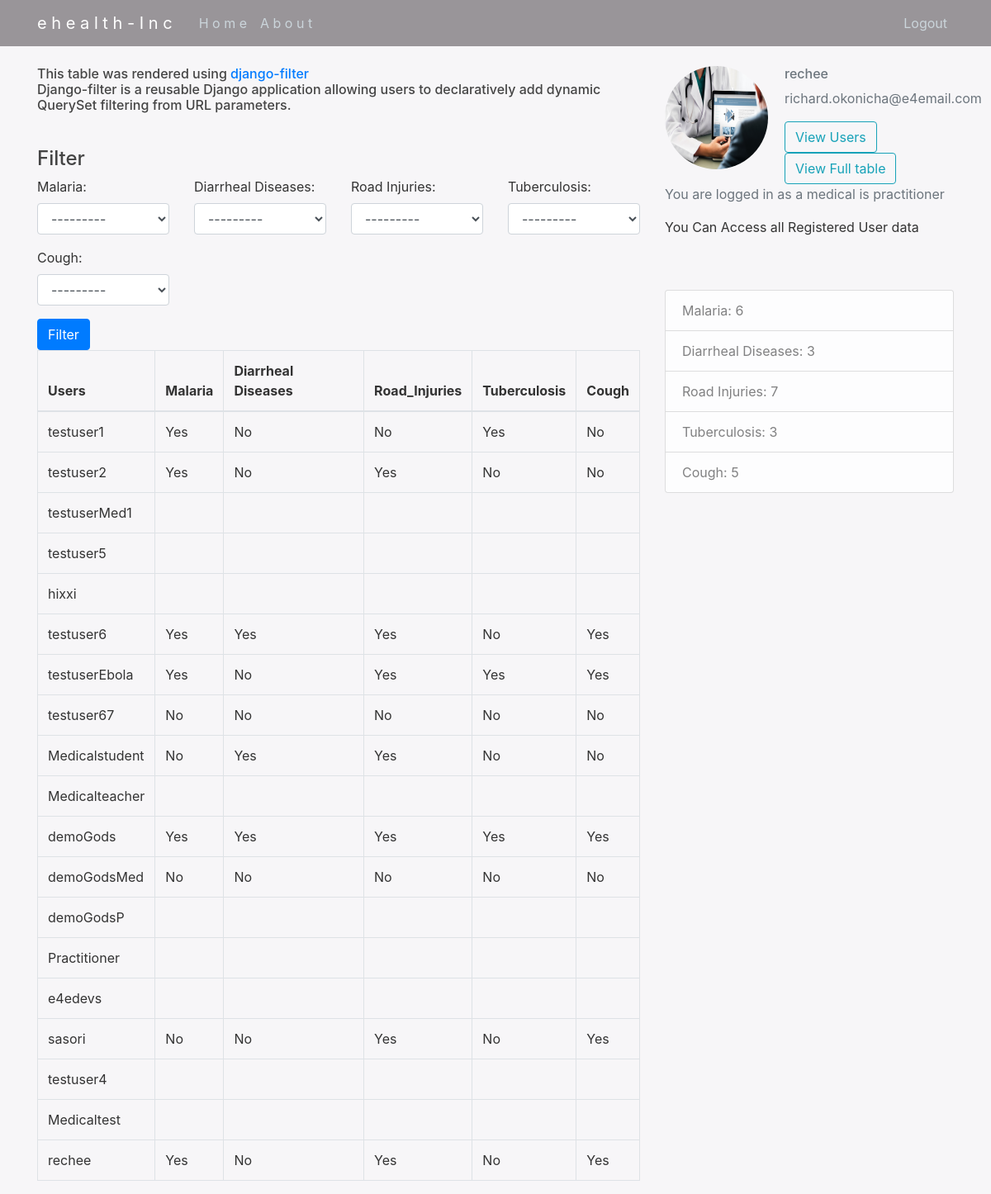
Before: /tables/ (signed in) with the older database file.
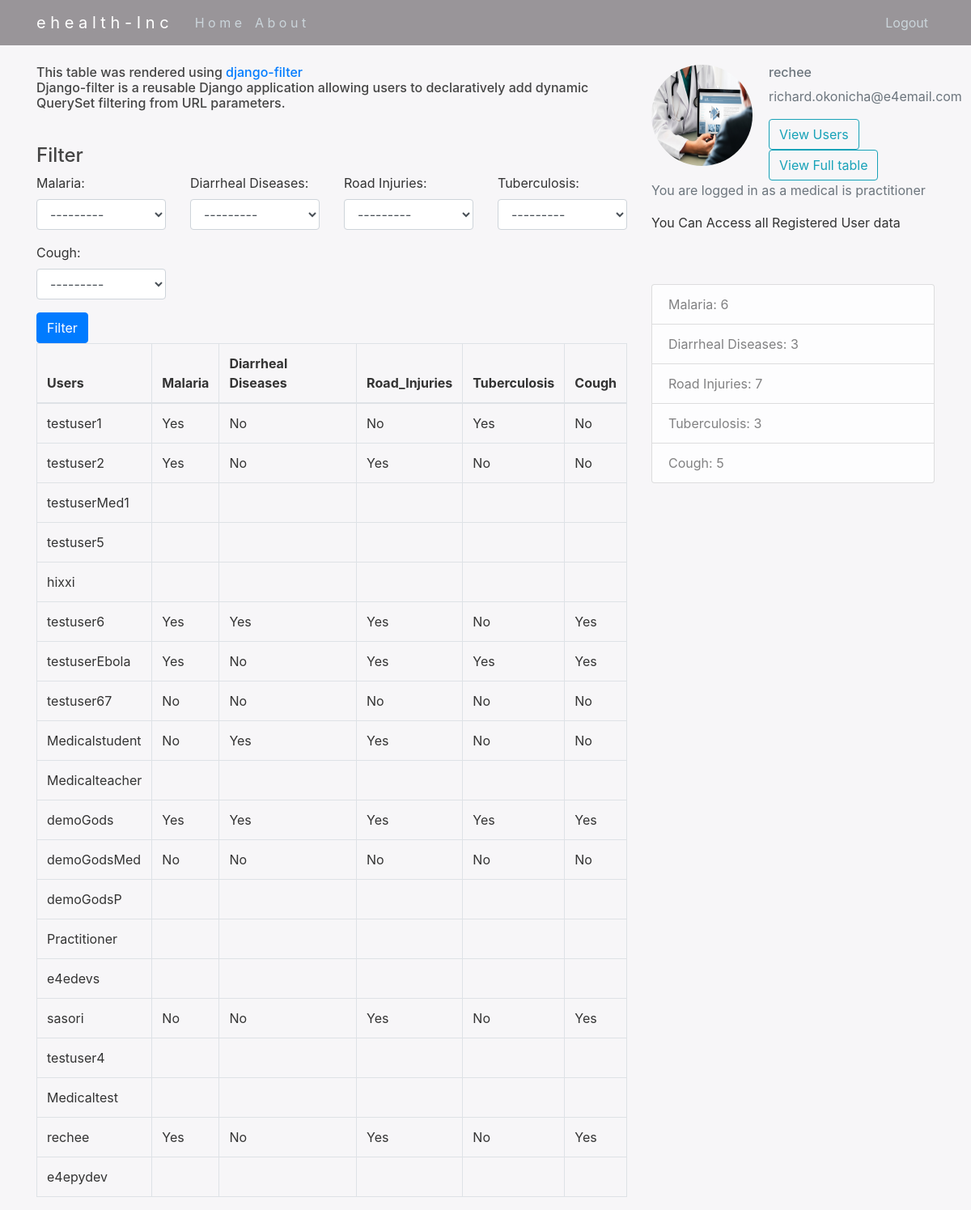
After: the same page with the newer database file.
### ehealthApp/models.py (models this page shows, shortened)
class Profile(models.Model):
    choices = (("Yes", 'Yes'), ("No", 'No'))
    user = models.OneToOneField(User, on_delete=models.CASCADE)
    image = models.ImageField(default='default.jpg', upload_to='profile_pics')
    Email = models.EmailField(default='none@email.com')
    Malaria = models.CharField(max_length=255, choices=choices)
    Diarrheal_Diseases = models.CharField(max_length=255, choices=choices)
    Road_Injuries = models.CharField(max_length=255, choices=choices)
    Tuberculosis = models.CharField(max_length=255, choices=choices)
    Cough = models.CharField(max_length=255, choices=choices)

class User(AbstractUser):
    is_regular = models.BooleanField(default=False)
    is_practitioner = models.BooleanField(default=False)

### ehealthApp/views.py (the view)
# urls.py: path('tables/', views.ehealth_tables, name='ehealth_tables'),
@login_required
def ehealth_tables(request):
    user_list = Profile.objects.all()
    user_filter = UserFilter(request.GET, queryset=user_list)
    return render(request, 'ehealthApp/tables.html',
    {
    'filter': user_filter,
    'value': value} )

### ehealthApp/templates/ehealthApp/tables.html (shortened to what this page needs)
{% extends "ehealthApp/baseMed.html" %}
{% load widget_tweaks %}
{% block content %}
<h6>This table was rendered using <a href = "https://pypi.org/project/django-filter/">django-filter</a>
<p>Django-filter is a reusable Django application allowing users to declaratively add dynamic QuerySet filtering from URL parameters.
</p></h6><br>
  <form method="get">
    <div class="well">
      <h4 style="margin-top: 0">Filter</h4>
      <div class="row">
        <div class="form-group col-sm-4 col-md-3">
          {{ filter.form.Malaria.label_tag }}
          {% render_field filter.form.Malaria class="form-control" %}
        </div>
        <div class="form-group col-sm-4 col-md-3">
          {{ filter.form.Diarrheal_Diseases.label_tag }}
          {% render_field filter.form.Diarrheal_Diseases class="form-control" %}
        </div>
        <div class="form-group col-sm-4 col-md-3">
          {{ filter.form.Road_Injuries.label_tag }}
          {% render_field filter.form.Road_Injuries class="form-control" %}
        </div>
        <div class="form-group col-sm-4 col-md-3">
          {{ filter.form.Tuberculosis.label_tag }}
          {% render_field filter.form.Tuberculosis class="form-control" %}
        </div>
        <div class="form-group col-sm-4 col-md-3">
            {{ filter.form.Cough.label_tag }}
            {% render_field filter.form.Cough class="form-control" %}
          </div>
      </div>
      <button type="submit" class="btn btn-primary">
         Filter
      </button>
    </div>
  </form>
  <table class="table table-bordered">
    <thead>
      <tr>
        <th>Users</th>
        <th>Malaria</th>
        <th>Diarrheal Diseases</th>
        <th>Road_Injuries</th>
        <th>Tuberculosis</th>
        <th>Cough</th>
      </tr>
    </thead>
    <tbody>
      {% for user in filter.qs %}
        <tr>
          <td>{{ user.user }}</td>
          <td>{{ user.Malaria }}</td>
          <td>{{ user.Diarrheal_Diseases }}</td>
          <td>{{ user.Road_Injuries }}</td>
          <td>{{ user.Tuberculosis }}</td>
          <td>{{ user.Cough }}</td>
        </tr>
      {% empty %}
        <tr>
          <td colspan="5">No data</td>
        </tr>
      {% endfor %}
    </tbody>
  </table>
{% endblock %}

Changed rows visible on the page:
added Profile: user "e4epydev"
